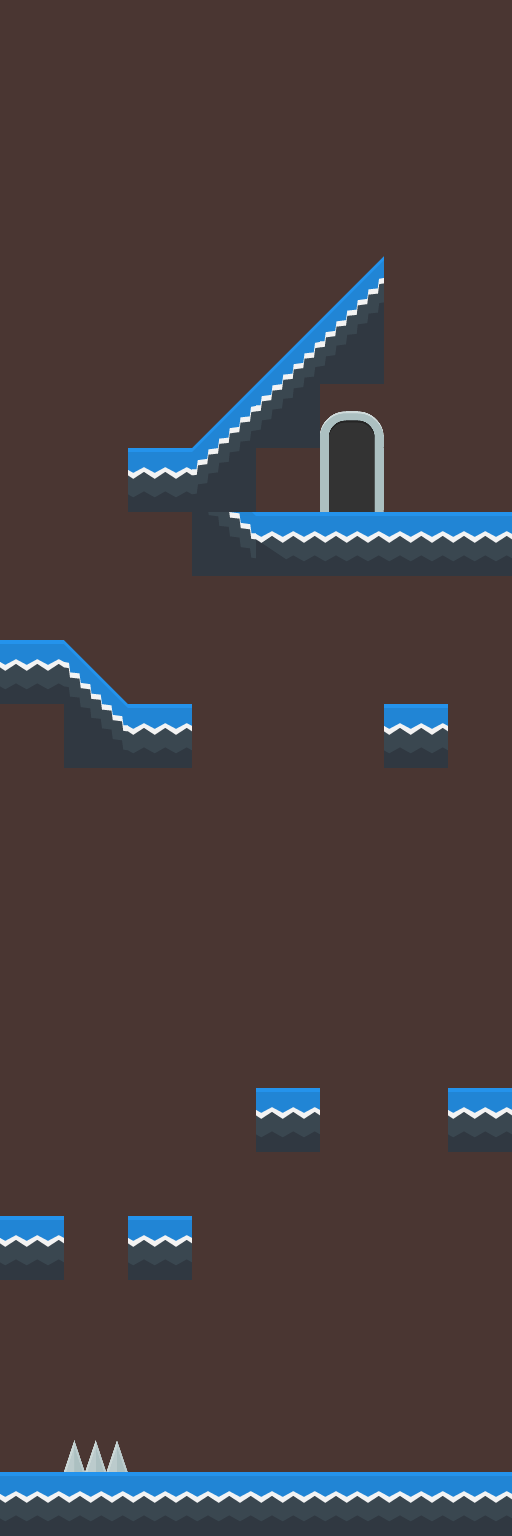

The image is a tile-based game level rendered from a .tmx file. Its description and complete source (layers, tilesets, objects, tile grids) follow:
An orthogonal 8x24 tile map with 64x64 px tiles, 3 tile layers (background, platforms, foreground) and 31 objects (7x rect64Spawn, 2x boxSpawn, 2x rect128Spawn, 2x box2Spawn, emojiSpawn, ...).

<map version="1.4" tiledversion="1.4.3" orientation="orthogonal" renderorder="right-down" width="8" height="24" tilewidth="64" tileheight="64" infinite="0" nextlayerid="5" nextobjectid="32">
 <editorsettings>
  <export target="slopes5.json" format="json" />
 </editorsettings>
 <tileset firstgid="1" name="kenney-tileset" tilewidth="64" tileheight="64" spacing="2" margin="1" tilecount="374" columns="22">
  <image source="../tiles/kenney-tileset-64px-extruded.png" width="1452" height="1122" />
  <tile id="1">
   <properties>
    <property name="collides" type="bool" value="true" />
   </properties>
  </tile>
  <tile id="2">
   <properties>
    <property name="collides" type="bool" value="true" />
   </properties>
  </tile>
  <tile id="3">
   <properties>
    <property name="collides" type="bool" value="true" />
   </properties>
  </tile>
  <tile id="4">
   <properties>
    <property name="collides" type="bool" value="true" />
   </properties>
  </tile>
  <tile id="5">
   <properties>
    <property name="collides" type="bool" value="true" />
   </properties>
  </tile>
  <tile id="6">
   <properties>
    <property name="collides" type="bool" value="true" />
   </properties>
  </tile>
  <tile id="7">
   <properties>
    <property name="collides" type="bool" value="true" />
   </properties>
  </tile>
  <tile id="8">
   <properties>
    <property name="collides" type="bool" value="true" />
   </properties>
  </tile>
  <tile id="23">
   <properties>
    <property name="collides" type="bool" value="true" />
   </properties>
   <objectgroup draworder="index">
    <object id="1" x="64" y="0">
     <polygon points="0,0 0,64 -64,64" />
    </object>
   </objectgroup>
  </tile>
  <tile id="24">
   <properties>
    <property name="collides" type="bool" value="true" />
   </properties>
   <objectgroup draworder="index">
    <object id="1" x="0" y="0">
     <polygon points="0,0 64,64 0,64" />
    </object>
   </objectgroup>
  </tile>
  <tile id="25">
   <properties>
    <property name="collides" type="bool" value="true" />
   </properties>
  </tile>
  <tile id="26">
   <properties>
    <property name="collides" type="bool" value="true" />
   </properties>
  </tile>
  <tile id="27">
   <properties>
    <property name="collides" type="bool" value="true" />
   </properties>
  </tile>
  <tile id="28">
   <properties>
    <property name="collides" type="bool" value="true" />
   </properties>
  </tile>
  <tile id="29">
   <properties>
    <property name="collides" type="bool" value="true" />
   </properties>
  </tile>
  <tile id="30">
   <properties>
    <property name="collides" type="bool" value="true" />
   </properties>
  </tile>
  <tile id="45">
   <properties>
    <property name="collides" type="bool" value="true" />
   </properties>
   <objectgroup draworder="index">
    <object id="3" x="0" y="0">
     <polygon points="0,0 0,29 31,0" />
    </object>
   </objectgroup>
  </tile>
  <tile id="46">
   <properties>
    <property name="collides" type="bool" value="true" />
   </properties>
   <objectgroup draworder="index">
    <object id="3" x="64" y="0">
     <polygon points="0,0 -30,0 0,28" />
    </object>
   </objectgroup>
  </tile>
  <tile id="47">
   <properties>
    <property name="collides" type="bool" value="true" />
   </properties>
  </tile>
  <tile id="48">
   <properties>
    <property name="collides" type="bool" value="true" />
   </properties>
  </tile>
  <tile id="49">
   <properties>
    <property name="collides" type="bool" value="true" />
   </properties>
  </tile>
  <tile id="50">
   <properties>
    <property name="collides" type="bool" value="true" />
   </properties>
  </tile>
  <tile id="51">
   <properties>
    <property name="collides" type="bool" value="true" />
   </properties>
  </tile>
  <tile id="52">
   <properties>
    <property name="collides" type="bool" value="true" />
   </properties>
  </tile>
  <tile id="67">
   <properties>
    <property name="collides" type="bool" value="true" />
   </properties>
  </tile>
  <tile id="68">
   <properties>
    <property name="collides" type="bool" value="true" />
   </properties>
  </tile>
  <tile id="69">
   <properties>
    <property name="collides" type="bool" value="true" />
   </properties>
  </tile>
  <tile id="70">
   <properties>
    <property name="collides" type="bool" value="true" />
   </properties>
  </tile>
  <tile id="71">
   <properties>
    <property name="collides" type="bool" value="true" />
   </properties>
  </tile>
  <tile id="72">
   <properties>
    <property name="collides" type="bool" value="true" />
   </properties>
  </tile>
  <tile id="73">
   <properties>
    <property name="collides" type="bool" value="true" />
   </properties>
  </tile>
  <tile id="74">
   <properties>
    <property name="collides" type="bool" value="true" />
   </properties>
  </tile>
  <tile id="89">
   <properties>
    <property name="collides" type="bool" value="true" />
   </properties>
   <objectgroup draworder="index">
    <object id="2" x="64" y="0">
     <polygon points="0,0 0,64 -64,64" />
    </object>
   </objectgroup>
  </tile>
  <tile id="90">
   <properties>
    <property name="collides" type="bool" value="true" />
   </properties>
   <objectgroup draworder="index">
    <object id="3" x="0" y="0">
     <polyline points="0,0 64,64 0,64 0,0" />
    </object>
   </objectgroup>
  </tile>
  <tile id="91">
   <properties>
    <property name="collides" type="bool" value="true" />
   </properties>
  </tile>
  <tile id="92">
   <properties>
    <property name="collides" type="bool" value="true" />
   </properties>
  </tile>
  <tile id="93">
   <properties>
    <property name="collides" type="bool" value="true" />
   </properties>
  </tile>
  <tile id="94">
   <properties>
    <property name="collides" type="bool" value="true" />
   </properties>
  </tile>
  <tile id="95">
   <properties>
    <property name="collides" type="bool" value="true" />
   </properties>
  </tile>
  <tile id="96">
   <properties>
    <property name="collides" type="bool" value="true" />
   </properties>
  </tile>
  <tile id="111">
   <properties>
    <property name="collides" type="bool" value="true" />
   </properties>
   <objectgroup draworder="index">
    <object id="1" x="0" y="0">
     <polyline points="0,0 0,32 32,0 0,0" />
    </object>
   </objectgroup>
  </tile>
  <tile id="112">
   <properties>
    <property name="collides" type="bool" value="true" />
   </properties>
   <objectgroup draworder="index">
    <object id="1" x="64" y="0">
     <polyline points="0,0 0,32 -32,0 0,0" />
    </object>
   </objectgroup>
  </tile>
  <tile id="113">
   <properties>
    <property name="collides" type="bool" value="true" />
   </properties>
  </tile>
  <tile id="114">
   <properties>
    <property name="collides" type="bool" value="true" />
   </properties>
  </tile>
  <tile id="115">
   <properties>
    <property name="collides" type="bool" value="true" />
   </properties>
  </tile>
  <tile id="116">
   <properties>
    <property name="collides" type="bool" value="true" />
   </properties>
  </tile>
  <tile id="117">
   <properties>
    <property name="collides" type="bool" value="true" />
   </properties>
  </tile>
  <tile id="118">
   <properties>
    <property name="collides" type="bool" value="true" />
   </properties>
  </tile>
  <tile id="133">
   <properties>
    <property name="collides" type="bool" value="true" />
   </properties>
  </tile>
  <tile id="134">
   <properties>
    <property name="collides" type="bool" value="true" />
   </properties>
  </tile>
  <tile id="135">
   <properties>
    <property name="collides" type="bool" value="true" />
   </properties>
  </tile>
  <tile id="136">
   <properties>
    <property name="collides" type="bool" value="true" />
   </properties>
  </tile>
  <tile id="137">
   <properties>
    <property name="collides" type="bool" value="true" />
   </properties>
  </tile>
  <tile id="138">
   <properties>
    <property name="collides" type="bool" value="true" />
   </properties>
  </tile>
  <tile id="139">
   <properties>
    <property name="collides" type="bool" value="true" />
   </properties>
  </tile>
  <tile id="140">
   <properties>
    <property name="collides" type="bool" value="true" />
   </properties>
  </tile>
  <tile id="155">
   <properties>
    <property name="collides" type="bool" value="true" />
   </properties>
   <objectgroup draworder="index" id="2">
    <object id="1" x="64" y="0">
     <polygon points="0,0 0,64 -64,64" />
    </object>
   </objectgroup>
  </tile>
  <tile id="156">
   <properties>
    <property name="collides" type="bool" value="true" />
   </properties>
   <objectgroup draworder="index" id="2">
    <object id="1" x="0" y="0">
     <polyline points="0,0 64,64 0,64 0,0" />
    </object>
   </objectgroup>
  </tile>
  <tile id="157">
   <properties>
    <property name="collides" type="bool" value="true" />
   </properties>
  </tile>
  <tile id="158">
   <properties>
    <property name="collides" type="bool" value="true" />
   </properties>
  </tile>
  <tile id="159">
   <properties>
    <property name="collides" type="bool" value="true" />
   </properties>
  </tile>
  <tile id="160">
   <properties>
    <property name="collides" type="bool" value="true" />
   </properties>
  </tile>
  <tile id="161">
   <properties>
    <property name="collides" type="bool" value="true" />
   </properties>
  </tile>
  <tile id="162">
   <properties>
    <property name="collides" type="bool" value="true" />
   </properties>
  </tile>
  <tile id="177">
   <properties>
    <property name="collides" type="bool" value="true" />
   </properties>
   <objectgroup draworder="index" id="2">
    <object id="1" x="0" y="0">
     <polyline points="0,0 0,32 32,0 0,0" />
    </object>
   </objectgroup>
  </tile>
  <tile id="178">
   <properties>
    <property name="collides" type="bool" value="true" />
   </properties>
   <objectgroup draworder="index" id="2">
    <object id="1" x="64" y="0">
     <polyline points="0,0 0,32 -32,0 0,0" />
    </object>
   </objectgroup>
  </tile>
  <tile id="179">
   <properties>
    <property name="collides" type="bool" value="true" />
   </properties>
  </tile>
  <tile id="180">
   <properties>
    <property name="collides" type="bool" value="true" />
   </properties>
  </tile>
  <tile id="181">
   <properties>
    <property name="collides" type="bool" value="true" />
   </properties>
  </tile>
  <tile id="182">
   <properties>
    <property name="collides" type="bool" value="true" />
   </properties>
  </tile>
  <tile id="183">
   <properties>
    <property name="collides" type="bool" value="true" />
   </properties>
  </tile>
  <tile id="184">
   <properties>
    <property name="collides" type="bool" value="true" />
   </properties>
  </tile>
  <tile id="199">
   <properties>
    <property name="collides" type="bool" value="true" />
   </properties>
  </tile>
  <tile id="200">
   <properties>
    <property name="collides" type="bool" value="true" />
   </properties>
  </tile>
  <tile id="201">
   <properties>
    <property name="collides" type="bool" value="true" />
   </properties>
  </tile>
  <tile id="202">
   <properties>
    <property name="collides" type="bool" value="true" />
   </properties>
  </tile>
  <tile id="203">
   <properties>
    <property name="collides" type="bool" value="true" />
   </properties>
  </tile>
  <tile id="204">
   <properties>
    <property name="collides" type="bool" value="true" />
   </properties>
  </tile>
  <tile id="205">
   <properties>
    <property name="collides" type="bool" value="true" />
   </properties>
  </tile>
  <tile id="206">
   <properties>
    <property name="collides" type="bool" value="true" />
   </properties>
  </tile>
  <tile id="221">
   <properties>
    <property name="collides" type="bool" value="true" />
   </properties>
  </tile>
  <tile id="222">
   <properties>
    <property name="collides" type="bool" value="true" />
   </properties>
  </tile>
  <tile id="223">
   <properties>
    <property name="collides" type="bool" value="true" />
   </properties>
  </tile>
  <tile id="224">
   <properties>
    <property name="collides" type="bool" value="true" />
   </properties>
  </tile>
  <tile id="225">
   <properties>
    <property name="collides" type="bool" value="true" />
   </properties>
  </tile>
  <tile id="226">
   <properties>
    <property name="collides" type="bool" value="true" />
   </properties>
  </tile>
  <tile id="227">
   <properties>
    <property name="collides" type="bool" value="true" />
   </properties>
  </tile>
  <tile id="228">
   <properties>
    <property name="collides" type="bool" value="true" />
   </properties>
  </tile>
  <tile id="243">
   <properties>
    <property name="collides" type="bool" value="true" />
   </properties>
  </tile>
  <tile id="244">
   <properties>
    <property name="collides" type="bool" value="true" />
   </properties>
  </tile>
  <tile id="245">
   <properties>
    <property name="collides" type="bool" value="true" />
   </properties>
  </tile>
  <tile id="246">
   <properties>
    <property name="collides" type="bool" value="true" />
   </properties>
  </tile>
  <tile id="247">
   <properties>
    <property name="collides" type="bool" value="true" />
   </properties>
  </tile>
  <tile id="248">
   <properties>
    <property name="collides" type="bool" value="true" />
   </properties>
  </tile>
  <tile id="249">
   <properties>
    <property name="collides" type="bool" value="true" />
   </properties>
  </tile>
  <tile id="250">
   <properties>
    <property name="collides" type="bool" value="true" />
   </properties>
  </tile>
  <tile id="279">
   <properties>
    <property name="collides" type="bool" value="true" />
    <property name="isDeadly" type="bool" value="true" />
   </properties>
   <objectgroup draworder="index" id="5">
    <object id="9" x="0" y="33" width="64" height="31" />
   </objectgroup>
  </tile>
 </tileset>
 <layer id="1" name="background" width="8" height="24">
  <data encoding="csv">
1,1,1,1,1,1,1,1,
1,1,1,1,1,1,1,1,
1,1,1,1,1,1,1,1,
1,1,1,1,1,1,1,1,
1,1,1,1,1,1,1,1,
1,1,1,1,1,1,1,1,
1,1,1,1,1,1,1,1,
1,1,1,1,1,1,1,1,
1,1,1,1,1,1,1,1,
1,1,1,1,1,1,1,1,
1,1,1,1,1,1,1,1,
1,1,1,1,1,1,1,1,
1,1,1,1,1,1,1,1,
1,1,1,1,1,1,1,1,
1,1,1,1,1,1,1,1,
1,1,1,1,1,1,1,1,
1,1,1,1,1,1,1,1,
1,1,1,1,1,1,1,1,
1,1,1,1,1,1,1,1,
1,1,1,1,1,1,1,1,
1,1,1,1,1,1,1,1,
1,1,1,1,1,1,1,1,
1,1,1,1,1,1,1,1,
1,1,1,1,1,1,1,1
</data>
 </layer>
 <layer id="2" name="platforms" width="8" height="24">
  <data encoding="csv">
0,0,0,0,0,0,0,0,
0,0,0,0,0,0,0,0,
0,0,0,0,0,0,0,0,
0,0,0,0,0,0,0,0,
0,0,0,0,0,156,0,0,
0,0,0,0,156,178,0,0,
0,0,0,156,178,0,0,0,
0,0,135,178,0,0,0,0,
0,0,0,179,182,135,135,135,
0,0,0,0,0,0,0,0,
135,157,0,0,0,0,0,0,
0,179,135,0,0,0,135,0,
0,0,0,0,0,0,0,0,
0,0,0,0,0,0,0,0,
0,0,0,0,0,0,0,0,
0,0,0,0,0,0,0,0,
0,0,0,0,0,0,0,0,
0,0,0,0,135,0,0,135,
0,0,0,0,0,0,0,0,
135,0,135,0,0,0,0,0,
0,0,0,0,0,0,0,0,
0,0,0,0,0,0,0,0,
0,280,0,0,0,0,0,0,
135,135,135,135,135,135,135,135
</data>
 </layer>
 <layer id="3" name="foreground" width="8" height="24">
  <data encoding="csv">
0,0,0,0,0,0,0,0,
0,0,0,0,0,0,0,0,
0,0,0,0,0,0,0,0,
0,0,0,0,0,0,0,0,
0,0,0,0,0,0,0,0,
0,0,0,0,0,0,0,0,
0,0,0,0,0,339,0,0,
0,0,0,0,0,361,0,0,
0,0,0,0,0,0,0,0,
0,0,0,0,0,0,0,0,
0,0,0,0,0,0,0,0,
0,0,0,0,0,0,0,0,
0,0,0,0,0,0,0,0,
0,0,0,0,0,0,0,0,
0,0,0,0,0,0,0,0,
0,0,0,0,0,0,0,0,
0,0,0,0,0,0,0,0,
0,0,0,0,0,0,0,0,
0,0,0,0,0,0,0,0,
0,0,0,0,0,0,0,0,
0,0,0,0,0,0,0,0,
0,0,0,0,0,0,0,0,
0,0,0,0,0,0,0,0,
0,0,0,0,0,0,0,0
</data>
 </layer>
 <objectgroup id="4" name="objectLayer">
  <object id="1" type="emojiSpawn" x="160" y="0">
   <point />
  </object>
  <object id="2" type="playerSpawn" x="192" y="1440">
   <point />
  </object>
  <object id="3" type="exitRect" x="320" y="416" width="64" height="101" />
  <object id="4" type="emojiDeathRect" x="112" y="16" width="96" height="256" />
  <object id="18" type="boxSpawn" x="288" y="1376">
   <point />
  </object>
  <object id="19" type="boxSpawn" x="288" y="1440">
   <point />
  </object>
  <object id="20" type="rect128Spawn" x="256" y="1248">
   <point />
  </object>
  <object id="21" type="rect64Spawn" x="416" y="1120">
   <point />
  </object>
  <object id="22" type="rect64Spawn" x="352" y="1120">
   <point />
  </object>
  <object id="23" type="rect128Spawn" x="384" y="1248">
   <point />
  </object>
  <object id="24" type="rect64Spawn" x="480" y="928">
   <point />
  </object>
  <object id="25" type="rect64Spawn" x="352" y="752">
   <point />
  </object>
  <object id="26" type="rect64Spawn" x="288" y="752">
   <point />
  </object>
  <object id="27" type="rect64Spawn" x="224" y="752">
   <point />
  </object>
  <object id="28" type="rect64Spawn" x="432" y="272">
   <point />
  </object>
  <object id="29" type="rect128FlippedSpawn" x="288" y="640">
   <point />
  </object>
  <object id="30" type="box2Spawn" x="416" y="1440">
   <point />
  </object>
  <object id="31" type="box2Spawn" x="480" y="1376">
   <point />
  </object>
 </objectgroup>
</map>
